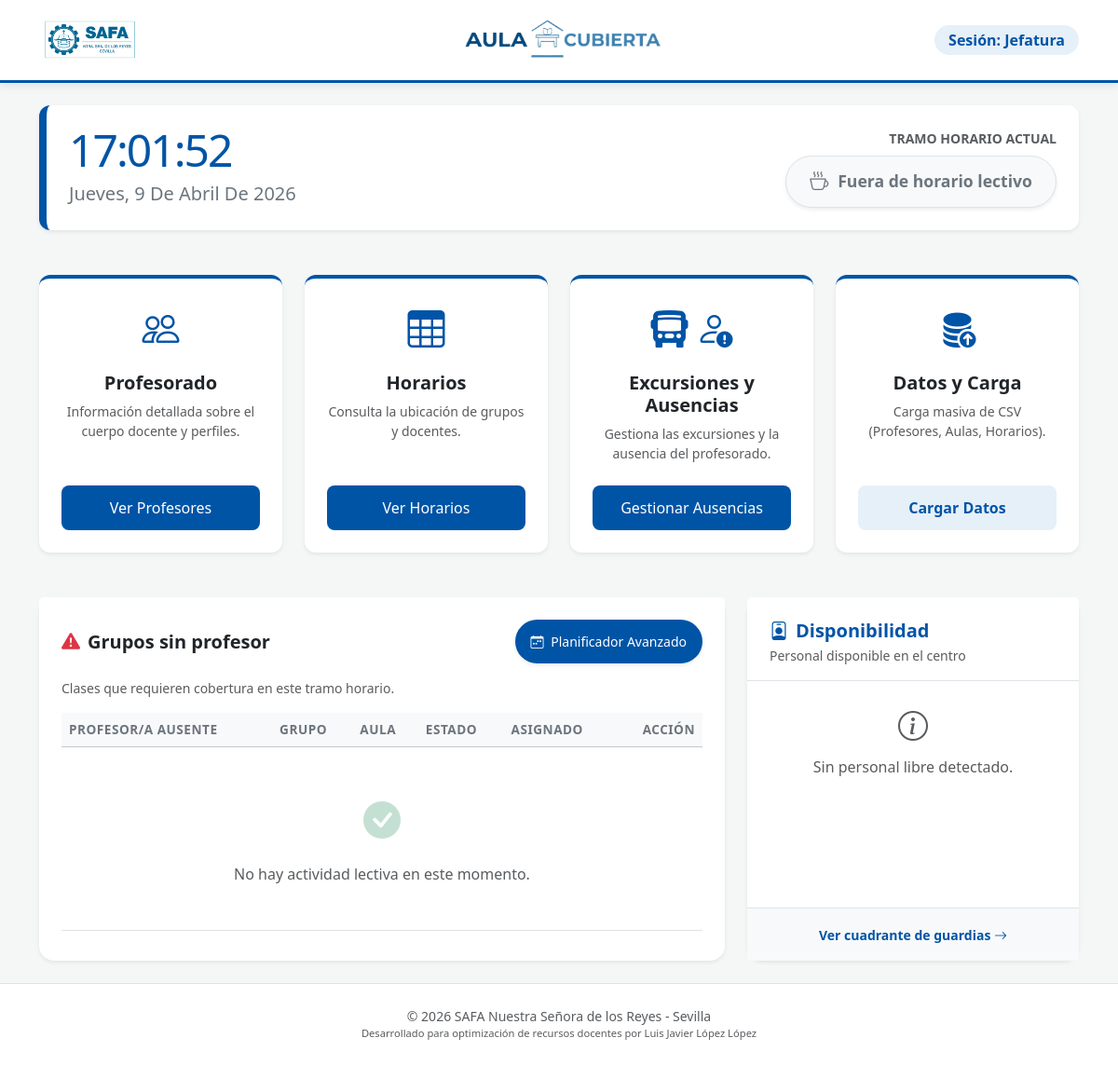
/, run on an earlier commit of the app's database.
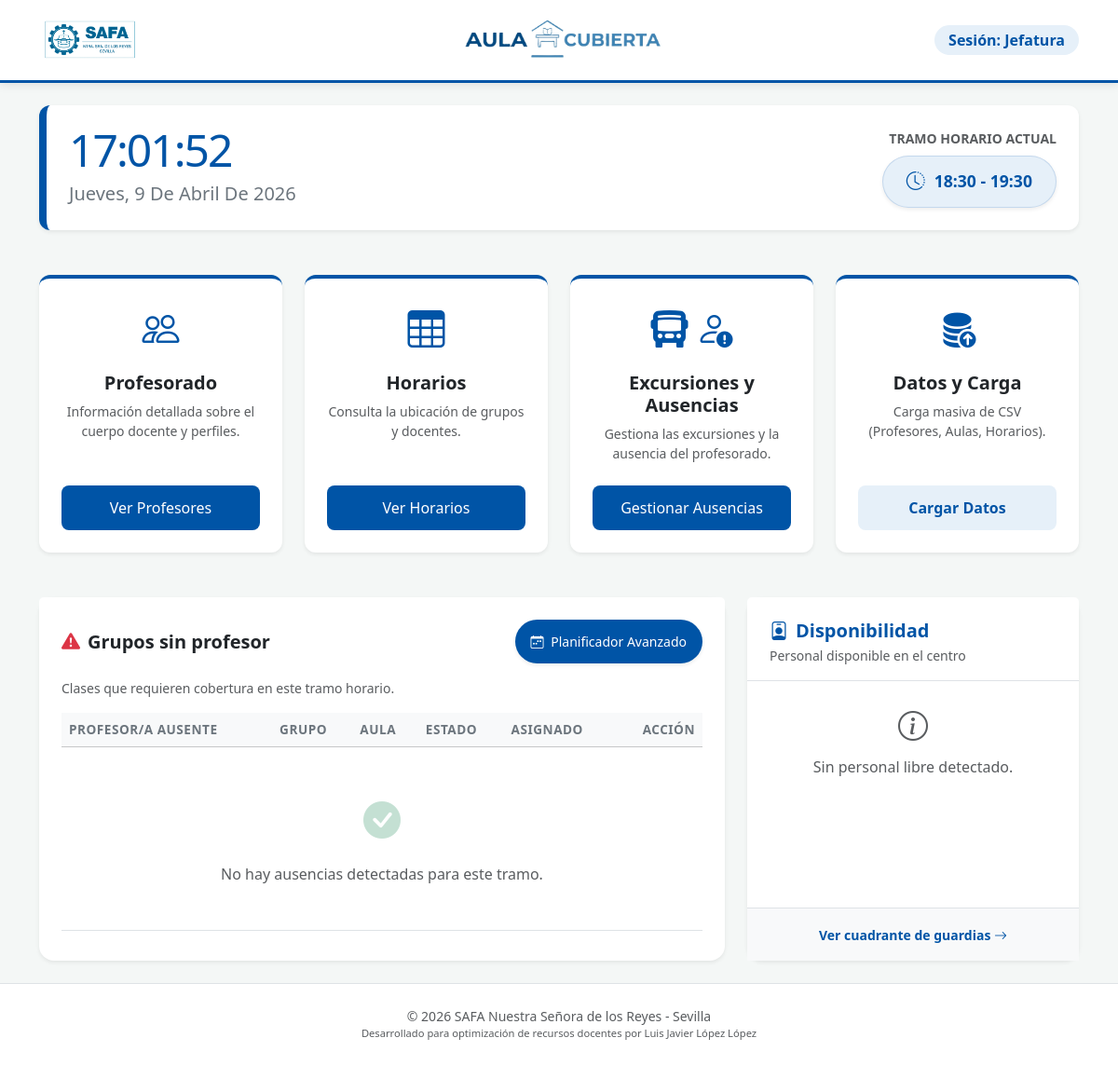
And on a later commit of the database.
### safa_guardias/models.py (models this page shows, shortened)
class TramoHorario(models.Model):
    DIAS_CHOICES = [
        ('L', 'Lunes'),
        ('M', 'Martes'),
        ('X', 'Miércoles'),
        ('J', 'Jueves'),
        ('V', 'Viernes'),
        ('S', 'Sábado'),
        ('D', 'Domingo'),
    ]
    hora_inicio = models.TimeField()
    hora_fin = models.TimeField()
    dia_semana = models.CharField(
        max_length=1,
        choices=DIAS_CHOICES,
        default='L'
    )
    class Meta:
        verbose_name = "Tramo Horario"
        verbose_name_plural = "Tramos Horarios"
        ordering = ['dia_semana', 'hora_inicio']

### safa_guardias/views.py (the view)
# urls.py: path("", views.pagina_inicio, name="index"),
def pagina_inicio(request):
    ahora = timezone.localtime(timezone.now())
    fecha_hoy = ahora.date()
    hora_actual = ahora.time()
    dias_map = {0: 'L', 1: 'M', 2: 'X', 3: 'J', 4: 'V', 5: 'S', 6: 'D'}
    dia_sem = dias_map[fecha_hoy.weekday()]
    tramo_actual = TramoHorario.objects.filter(
        dia_semana=dia_sem,
        hora_inicio__lte=hora_actual,
        hora_fin__gte=hora_actual
    ).first()
    if tramo_actual:
        generar_guardias_del_dia(fecha_hoy)
    guardias_pendientes = RegistroGuardia.objects.filter(
        fecha=fecha_hoy,
        tramo_horario=tramo_actual
    ).select_related('profesor_ausente', 'grupo', 'aula') if tramo_actual else []
    disponibles = obtener_profesores_disponibles(tramo_actual, fecha_hoy) if tramo_actual else []
    context = {
        'tramo_actual': tramo_actual,
        'guardias_pendientes': guardias_pendientes,
        'profesores_disponibles': disponibles,
        'hora_servidor_iso': ahora.isoformat(),  # Esto también irá con el +2 al JS
        'conteo_pendientes': len([g for g in guardias_pendientes if g.estado == 'PENT']) if tramo_actual else 0
    }
    return render(request, 'inicio.html', context)

### templates/inicio.html (shortened to what the changed rows need)
{% extends 'base.html' %}
{% block body %}
    <main class="container py-4">
        <div class="dashboard-header p-4 mb-5 shadow-sm d-flex flex-column flex-md-row justify-content-between align-items-center">
            <div class="text-center text-md-end">
                <p class="mb-2 text-muted text-uppercase small fw-bold">Tramo Horario Actual</p>
                {% if tramo_actual %}
                    <div class="slot-badge shadow-sm">
                        <i class="bi bi-clock-history fs-5"></i>
                        {{ tramo_actual.hora_inicio|time:"H:i" }} - {{ tramo_actual.hora_fin|time:"H:i" }}
                    </div>
                {% else %}
                    <div class="slot-badge inactive shadow-sm">
                        <i class="bi bi-cup-hot fs-5"></i>
                        Fuera de horario lectivo
                    </div>
                {% endif %}
            </div>
        </div>
        <div class="row g-4">
            <div class="col-lg-8">
                <div class="card border-0 shadow-sm rounded-4 h-100">
                    <div class="card-body px-4 pt-3">
                        <div class="table-responsive">
                            <table class="table table-hover align-middle table-panel">
                                <thead class="table-light">
                                <tr>
                                    <th>Profesor/a Ausente</th>
                                    <th>Grupo</th>
                                    <th>Aula</th>
                                    <th>Estado</th>
                                    <th>Asignado</th>
                                    <th class="text-end">Acción</th>
                                </tr>
                                </thead>
                                <tbody>
                                {% for g in guardias_pendientes %}
                                    <tr>
                                        <td class="fw-bold text-dark">{{ g.profesor_ausente.apellidos }}, {{ g.profesor_ausente.nombre|slice:":1" }}.</td>
                                        <td>{{ g.grupo.nombre }}</td>
                                        <td><i class="bi bi-door-open text-muted"></i> {{ g.aula.abrev }}</td>
                                        <td>
                                            {% if g.estado == 'PENT' %}
                                                <span class="badge bg-danger bg-opacity-10 text-danger border border-danger rounded-pill">Pendiente</span>
                                            {% else %}
                                                <span class="badge bg-success bg-opacity-10 text-success border border-success rounded-pill">
                                                    <i class="bi bi-check2-circle"></i> Cubierta
                                                </span>
                                            {% endif %}
                                        </td>
                                        <td class="small fw-bold">{{ g.profesor_guardia.abreviatura|default:"-" }}</td>
                                        <td class="text-end">
                                            {% if g.estado == 'PENT' %}
                                                <a href="{% url 'asignar_guardia' g.id %}"
                                                   class="btn btn-sm btn-safa-danger px-3 shadow-sm">Asignar</a>
                                            {% else %}
                                                <button class="btn btn-sm btn-safa-light border px-2">Detalles</button>
                                            {% endif %}
                                        </td>
                                    </tr>
                                {% empty %}
                                    <tr>
                                        <td colspan="6" class="text-center py-5 text-muted">
                                            <i class="bi bi-check-circle-fill fs-1 text-success opacity-25 d-block mb-3"></i>
                                            {% if tramo_actual %}
                                                No hay ausencias detectadas para este tramo.
                                            {% else %}
                                                No hay actividad lectiva en este momento.
                                            {% endif %}
                                        </td>
                                    </tr>
                                {% endfor %}
                                </tbody>
                            </table>
                        </div>
                    </div>
                </div>
            </div>
        </div>
    </main>
{% endblock %}

What changed in the data, as far as the page shows it:
added TramoHorario: hora_inicio "18:30", hora_fin "19:30"
Also different on the page:
text no longer shown: "Fuera de horario lectivo No hay actividad lectiva en este momento."
text now shown: "- No hay ausencias detectadas para este tramo."
